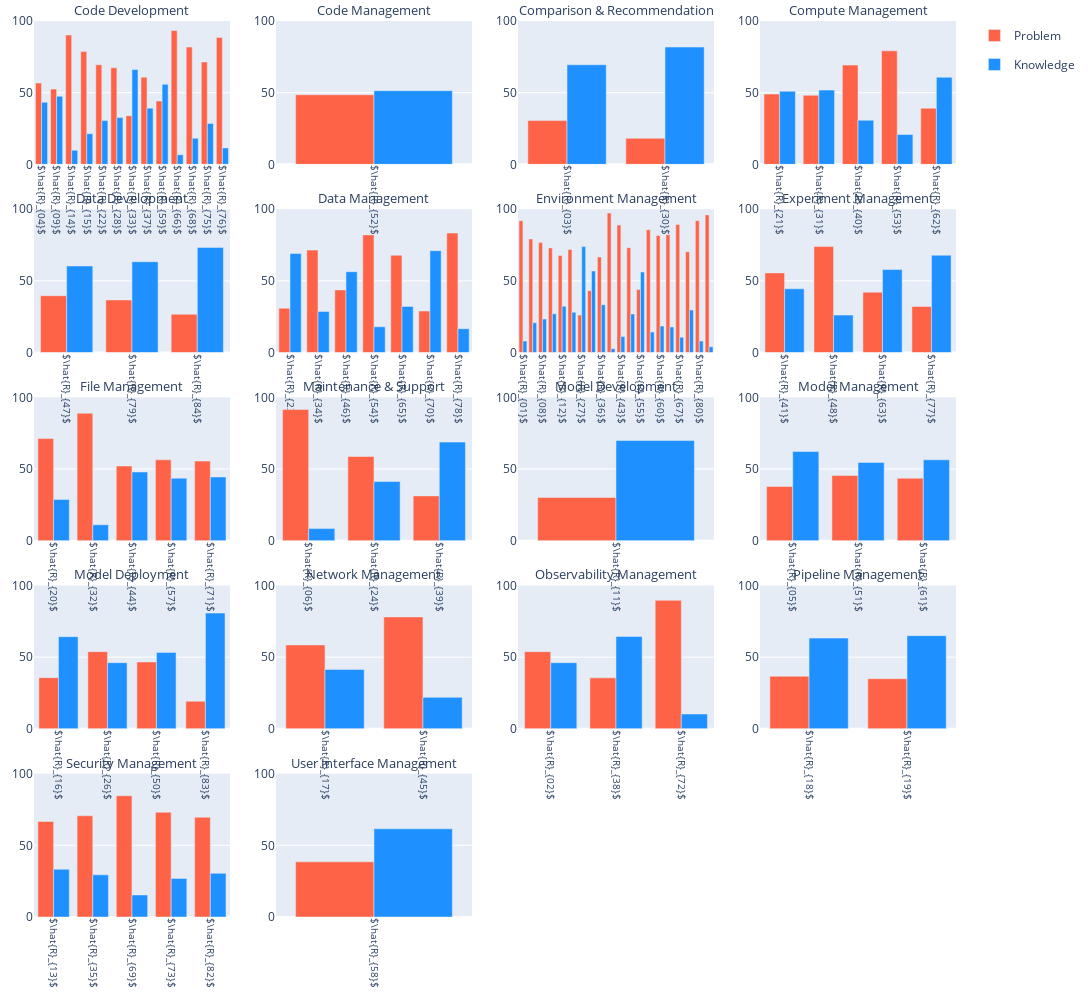

The notebook cell this image was saved under:
### Code cell
df = pd.read_json(os.path.join(path_rq4, 'macro-topics.json'))

color_map = {
    'Problem': 'tomato',
    'Knowledge': 'dodgerblue',
}
rows = 5
cols = 4
fig = make_subplots(rows=rows, cols=cols, horizontal_spacing=0.05, vertical_spacing=0.05, subplot_titles=[macro_topic_indexing[i] for i in sorted(df['Resolution_summary_topic_macro'].unique())])

for macro_name, macro_group in df.groupby('Resolution_summary_topic_macro', sort=True):
    categories = []
    frequency_p = []
    frequency_k = [] 
    
    for name, group in macro_group.groupby('Resolution_summary_topic'):
        name = r'$\hat{R}_{0' + str(name+1) + '}$' if name < 9 else r'$\hat{R}_{' + str(name+1) + '}$'
        categories.append(name)
        frequency_p.append(len(group[group['Challenge_type'] == 'problem'])/len(group)*100)
        frequency_k.append(len(group[group['Challenge_type'] == 'knowledge'])/len(group)*100)
    
    row = macro_name // cols + 1
    col = macro_name % cols + 1
    show_legend = True if macro_name == 0 else False
    
    fig.add_trace(go.Bar(
        name='Problem', 
        x=categories, 
        y=frequency_p, 
        legendgroup='Problem', 
        marker_color=color_map['Problem'],
        showlegend=show_legend
    ), row=row, col=col)
    fig.add_trace(go.Bar(
        name='Knowledge', 
        x=categories, 
        y=frequency_k, 
        legendgroup='Knowledge', 
        marker_color=color_map['Knowledge'],
        showlegend=show_legend
    ), row=row, col=col)
    fig.update_xaxes(
        tickangle=90, 
        tickfont=dict(size=10), 
        row=row, 
        col=col
    )

fig.update_yaxes(range=[0, 100])
fig.update_layout(
    barmode='group',
    width=1200, 
    height=1000,
    margin=go.layout.Margin(
        l=20,  # left margin
        r=20,  # right margin
        b=20,  # bottom margin
        t=20,  # top margin
    )
)
fig.update_annotations(dict(font_size=13))
fig.show()
# fig.write_image(os.path.join(path_rq4, 'Macro-topics group frequency histogram.pdf'))

### Figure 1 — Plotly figure (JSON) as saved in the notebook; plotly's stock layout.template omitted (floating-point values rounded to 4 significant figures)
{"data": [{"legendgroup": "Problem", "marker": {"color": "tomato"}, "name": "Problem", "showlegend": true, "type": "bar", "x": ["$\\hat{R}_{04}$", "$\\hat{R}_{09}$", "$\\hat{R}_{14}$", "$\\hat{R}_{15}$", "$\\hat{R}_{22}$", "$\\hat{R}_{28}$", "$\\hat{R}_{33}$", "$\\hat{R}_{37}$", "$\\hat{R}_{59}$", "$\\hat{R}_{66}$", "$\\hat{R}_{68}$", "$\\hat{R}_{75}$", "$\\hat{R}_{76}$"], "xaxis": "x", "y": [56.7, 52.54, 90.2, 78.67, 69.49, 67.39, 33.9, 60.78, 44.19, 93.33, 81.82, 71.43, 88.57], "yaxis": "y"}, {"legendgroup": "Knowledge", "marker": {"color": "dodgerblue"}, "name": "Knowledge", "showlegend": true, "type": "bar", "x": ["$\\hat{R}_{04}$", "$\\hat{R}_{09}$", "$\\hat{R}_{14}$", "$\\hat{R}_{15}$", "$\\hat{R}_{22}$", "$\\hat{R}_{28}$", "$\\hat{R}_{33}$", "$\\hat{R}_{37}$", "$\\hat{R}_{59}$", "$\\hat{R}_{66}$", "$\\hat{R}_{68}$", "$\\hat{R}_{75}$", "$\\hat{R}_{76}$"], "xaxis": "x", "y": [43.3, 47.46, 9.804, 21.33, 30.51, 32.61, 66.1, 39.22, 55.81, 6.667, 18.18, 28.57, 11.43], "yaxis": "y"}, {"legendgroup": "Problem", "marker": {"color": "tomato"}, "name": "Problem", "showlegend": false, "type": "bar", "x": ["$\\hat{R}_{52}$"], "xaxis": "x2", "y": [48.57], "yaxis": "y2"}, {"legendgroup": "Knowledge", "marker": {"color": "dodgerblue"}, "name": "Knowledge", "showlegend": false, "type": "bar", "x": ["$\\hat{R}_{52}$"], "xaxis": "x2", "y": [51.43], "yaxis": "y2"}, {"legendgroup": "Problem", "marker": {"color": "tomato"}, "name": "Problem", "showlegend": false, "type": "bar", "x": ["$\\hat{R}_{03}$", "$\\hat{R}_{30}$"], "xaxis": "x3", "y": [30.53, 18.18], "yaxis": "y3"}, {"legendgroup": "Knowledge", "marker": {"color": "dodgerblue"}, "name": "Knowledge", "showlegend": false, "type": "bar", "x": ["$\\hat{R}_{03}$", "$\\hat{R}_{30}$"], "xaxis": "x3", "y": [69.47, 81.82], "yaxis": "y3"}, {"legendgroup": "Problem", "marker": {"color": "tomato"}, "name": "Problem", "showlegend": false, "type": "bar", "x": ["$\\hat{R}_{21}$", "$\\hat{R}_{31}$", "$\\hat{R}_{40}$", "$\\hat{R}_{53}$", "$\\hat{R}_{62}$"], "xaxis": "x4", "y": [49.02, 48.21, 69.23, 79.17, 39.22], "yaxis": "y4"}, {"legendgroup": "Knowledge", "marker": {"color": "dodgerblue"}, "name": "Knowledge", "showlegend": false, "type": "bar", "x": ["$\\hat{R}_{21}$", "$\\hat{R}_{31}$", "$\\hat{R}_{40}$", "$\\hat{R}_{53}$", "$\\hat{R}_{62}$"], "xaxis": "x4", "y": [50.98, 51.79, 30.77, 20.83, 60.78], "yaxis": "y4"}, {"legendgroup": "Problem", "marker": {"color": "tomato"}, "name": "Problem", "showlegend": false, "type": "bar", "x": ["$\\hat{R}_{47}$", "$\\hat{R}_{79}$", "$\\hat{R}_{84}$"], "xaxis": "x5", "y": [39.62, 36.67, 26.67], "yaxis": "y5"}, {"legendgroup": "Knowledge", "marker": {"color": "dodgerblue"}, "name": "Knowledge", "showlegend": false, "type": "bar", "x": ["$\\hat{R}_{47}$", "$\\hat{R}_{79}$", "$\\hat{R}_{84}$"], "xaxis": "x5", "y": [60.38, 63.33, 73.33], "yaxis": "y5"}, {"legendgroup": "Problem", "marker": {"color": "tomato"}, "name": "Problem", "showlegend": false, "type": "bar", "x": ["$\\hat{R}_{23}$", "$\\hat{R}_{34}$", "$\\hat{R}_{46}$", "$\\hat{R}_{54}$", "$\\hat{R}_{65}$", "$\\hat{R}_{70}$", "$\\hat{R}_{78}$"], "xaxis": "x6", "y": [30.91, 71.43, 43.64, 82.05, 67.86, 28.95, 83.33], "yaxis": "y6"}, {"legendgroup": "Knowledge", "marker": {"color": "dodgerblue"}, "name": "Knowledge", "showlegend": false, "type": "bar", "x": ["$\\hat{R}_{23}$", "$\\hat{R}_{34}$", "$\\hat{R}_{46}$", "$\\hat{R}_{54}$", "$\\hat{R}_{65}$", "$\\hat{R}_{70}$", "$\\hat{R}_{78}$"], "xaxis": "x6", "y": [69.09, 28.57, 56.36, 17.95, 32.14, 71.05, 16.67], "yaxis": "y6"}, {"legendgroup": "Problem", "marker": {"color": "tomato"}, "name": "Problem", "showlegend": false, "type": "bar", "x": ["$\\hat{R}_{01}$", "$\\hat{R}_{07}$", "$\\hat{R}_{08}$", "$\\hat{R}_{10}$", "$\\hat{R}_{12}$", "$\\hat{R}_{25}$", "$\\hat{R}_{27}$", "$\\hat{R}_{29}$", "$\\hat{R}_{36}$", "$\\hat{R}_{42}$", "$\\hat{R}_{43}$", "$\\hat{R}_{49}$", "$\\hat{R}_{55}$", "$\\hat{R}_{56}$", "$\\hat{R}_{60}$", "$\\hat{R}_{64}$", "$\\hat{R}_{67}$", "$\\hat{R}_{74}$", "$\\hat{R}_{80}$", "$\\hat{R}_{81}$"], "xaxis": "x7", "y": [92, 79.25, 76.67, 72.97, 67.71, 71.88, 26.09, 43.14, 66.67, 97.3, 88.89, 73.13, 43.9, 85.71, 81.58, 82.14, 89.29, 70.37, 92, 96], "yaxis": "y7"}, {"legendgroup": "Knowledge", "marker": {"color": "dodgerblue"}, "name": "Knowledge", "showlegend": false, "type": "bar", "x": ["$\\hat{R}_{01}$", "$\\hat{R}_{07}$", "$\\hat{R}_{08}$", "$\\hat{R}_{10}$", "$\\hat{R}_{12}$", "$\\hat{R}_{25}$", "$\\hat{R}_{27}$", "$\\hat{R}_{29}$", "$\\hat{R}_{36}$", "$\\hat{R}_{42}$", "$\\hat{R}_{43}$", "$\\hat{R}_{49}$", "$\\hat{R}_{55}$", "$\\hat{R}_{56}$", "$\\hat{R}_{60}$", "$\\hat{R}_{64}$", "$\\hat{R}_{67}$", "$\\hat{R}_{74}$", "$\\hat{R}_{80}$", "$\\hat{R}_{81}$"], "xaxis": "x7", "y": [8, 20.75, 23.33, 27.03, 32.29, 28.12, 73.91, 56.86, 33.33, 2.703, 11.11, 26.87, 56.1, 14.29, 18.42, 17.86, 10.71, 29.63, 8, 4], "yaxis": "y7"}, {"legendgroup": "Problem", "marker": {"color": "tomato"}, "name": "Problem", "showlegend": false, "type": "bar", "x": ["$\\hat{R}_{41}$", "$\\hat{R}_{48}$", "$\\hat{R}_{63}$", "$\\hat{R}_{77}$"], "xaxis": "x8", "y": [55.56, 73.91, 42.11, 32.14], "yaxis": "y8"}, {"legendgroup": "Knowledge", "marker": {"color": "dodgerblue"}, "name": "Knowledge", "showlegend": false, "type": "bar", "x": ["$\\hat{R}_{41}$", "$\\hat{R}_{48}$", "$\\hat{R}_{63}$", "$\\hat{R}_{77}$"], "xaxis": "x8", "y": [44.44, 26.09, 57.89, 67.86], "yaxis": "y8"}, {"legendgroup": "Problem", "marker": {"color": "tomato"}, "name": "Problem", "showlegend": false, "type": "bar", "x": ["$\\hat{R}_{20}$", "$\\hat{R}_{32}$", "$\\hat{R}_{44}$", "$\\hat{R}_{57}$", "$\\hat{R}_{71}$"], "xaxis": "x9", "y": [71.25, 88.89, 52.08, 56.41, 55.56], "yaxis": "y9"}, {"legendgroup": "Knowledge", "marker": {"color": "dodgerblue"}, "name": "Knowledge", "showlegend": false, "type": "bar", "x": ["$\\hat{R}_{20}$", "$\\hat{R}_{32}$", "$\\hat{R}_{44}$", "$\\hat{R}_{57}$", "$\\hat{R}_{71}$"], "xaxis": "x9", "y": [28.75, 11.11, 47.92, 43.59, 44.44], "yaxis": "y9"}, {"legendgroup": "Problem", "marker": {"color": "tomato"}, "name": "Problem", "showlegend": false, "type": "bar", "x": ["$\\hat{R}_{06}$", "$\\hat{R}_{24}$", "$\\hat{R}_{39}$"], "xaxis": "x10", "y": [91.59, 58.73, 31.25], "yaxis": "y10"}, {"legendgroup": "Knowledge", "marker": {"color": "dodgerblue"}, "name": "Knowledge", "showlegend": false, "type": "bar", "x": ["$\\hat{R}_{06}$", "$\\hat{R}_{24}$", "$\\hat{R}_{39}$"], "xaxis": "x10", "y": [8.411, 41.27, 68.75], "yaxis": "y10"}, {"legendgroup": "Problem", "marker": {"color": "tomato"}, "name": "Problem", "showlegend": false, "type": "bar", "x": ["$\\hat{R}_{11}$"], "xaxis": "x11", "y": [30.12], "yaxis": "y11"}, {"legendgroup": "Knowledge", "marker": {"color": "dodgerblue"}, "name": "Knowledge", "showlegend": false, "type": "bar", "x": ["$\\hat{R}_{11}$"], "xaxis": "x11", "y": [69.88], "yaxis": "y11"}, {"legendgroup": "Problem", "marker": {"color": "tomato"}, "name": "Problem", "showlegend": false, "type": "bar", "x": ["$\\hat{R}_{05}$", "$\\hat{R}_{51}$", "$\\hat{R}_{61}$"], "xaxis": "x12", "y": [37.84, 45.45, 43.59], "yaxis": "y12"}, {"legendgroup": "Knowledge", "marker": {"color": "dodgerblue"}, "name": "Knowledge", "showlegend": false, "type": "bar", "x": ["$\\hat{R}_{05}$", "$\\hat{R}_{51}$", "$\\hat{R}_{61}$"], "xaxis": "x12", "y": [62.16, 54.55, 56.41], "yaxis": "y12"}, {"legendgroup": "Problem", "marker": {"color": "tomato"}, "name": "Problem", "showlegend": false, "type": "bar", "x": ["$\\hat{R}_{16}$", "$\\hat{R}_{26}$", "$\\hat{R}_{50}$", "$\\hat{R}_{83}$"], "xaxis": "x13", "y": [35.71, 53.85, 46.67, 19.23], "yaxis": "y13"}, {"legendgroup": "Knowledge", "marker": {"color": "dodgerblue"}, "name": "Knowledge", "showlegend": false, "type": "bar", "x": ["$\\hat{R}_{16}$", "$\\hat{R}_{26}$", "$\\hat{R}_{50}$", "$\\hat{R}_{83}$"], "xaxis": "x13", "y": [64.29, 46.15, 53.33, 80.77], "yaxis": "y13"}, {"legendgroup": "Problem", "marker": {"color": "tomato"}, "name": "Problem", "showlegend": false, "type": "bar", "x": ["$\\hat{R}_{17}$", "$\\hat{R}_{45}$"], "xaxis": "x14", "y": [58.54, 78.05], "yaxis": "y14"}, {"legendgroup": "Knowledge", "marker": {"color": "dodgerblue"}, "name": "Knowledge", "showlegend": false, "type": "bar", "x": ["$\\hat{R}_{17}$", "$\\hat{R}_{45}$"], "xaxis": "x14", "y": [41.46, 21.95], "yaxis": "y14"}, {"legendgroup": "Problem", "marker": {"color": "tomato"}, "name": "Problem", "showlegend": false, "type": "bar", "x": ["$\\hat{R}_{02}$", "$\\hat{R}_{38}$", "$\\hat{R}_{72}$"], "xaxis": "x15", "y": [53.85, 35.56, 89.66], "yaxis": "y15"}, {"legendgroup": "Knowledge", "marker": {"color": "dodgerblue"}, "name": "Knowledge", "showlegend": false, "type": "bar", "x": ["$\\hat{R}_{02}$", "$\\hat{R}_{38}$", "$\\hat{R}_{72}$"], "xaxis": "x15", "y": [46.15, 64.44, 10.34], "yaxis": "y15"}, {"legendgroup": "Problem", "marker": {"color": "tomato"}, "name": "Problem", "showlegend": false, "type": "bar", "x": ["$\\hat{R}_{18}$", "$\\hat{R}_{19}$"], "xaxis": "x16", "y": [36.71, 35], "yaxis": "y16"}, {"legendgroup": "Knowledge", "marker": {"color": "dodgerblue"}, "name": "Knowledge", "showlegend": false, "type": "bar", "x": ["$\\hat{R}_{18}$", "$\\hat{R}_{19}$"], "xaxis": "x16", "y": [63.29, 65], "yaxis": "y16"}, {"legendgroup": "Problem", "marker": {"color": "tomato"}, "name": "Problem", "showlegend": false, "type": "bar", "x": ["$\\hat{R}_{13}$", "$\\hat{R}_{35}$", "$\\hat{R}_{69}$", "$\\hat{R}_{73}$", "$\\hat{R}_{82}$"], "xaxis": "x17", "y": [66.67, 70.59, 84.62, 73.08, 69.57], "yaxis": "y17"}, {"legendgroup": "Knowledge", "marker": {"color": "dodgerblue"}, "name": "Knowledge", "showlegend": false, "type": "bar", "x": ["$\\hat{R}_{13}$", "$\\hat{R}_{35}$", "$\\hat{R}_{69}$", "$\\hat{R}_{73}$", "$\\hat{R}_{82}$"], "xaxis": "x17", "y": [33.33, 29.41, 15.38, 26.92, 30.43], "yaxis": "y17"}, {"legendgroup": "Problem", "marker": {"color": "tomato"}, "name": "Problem", "showlegend": false, "type": "bar", "x": ["$\\hat{R}_{58}$"], "xaxis": "x18", "y": [38.46], "yaxis": "y18"}, {"legendgroup": "Knowledge", "marker": {"color": "dodgerblue"}, "name": "Knowledge", "showlegend": false, "type": "bar", "x": ["$\\hat{R}_{58}$"], "xaxis": "x18", "y": [61.54], "yaxis": "y18"}], "layout": {"annotations": [{"font": {"size": 13}, "showarrow": false, "text": "Code Development", "x": 0.1062, "xanchor": "center", "xref": "paper", "y": 1, "yanchor": "bottom", "yref": "paper"}, {"font": {"size": 13}, "showarrow": false, "text": "Code Management", "x": 0.3688, "xanchor": "center", "xref": "paper", "y": 1, "yanchor": "bottom", "yref": "paper"}, {"font": {"size": 13}, "showarrow": false, "text": "Comparison & Recommendation", "x": 0.6313, "xanchor": "center", "xref": "paper", "y": 1, "yanchor": "bottom", "yref": "paper"}, {"font": {"size": 13}, "showarrow": false, "text": "Compute Management", "x": 0.8938, "xanchor": "center", "xref": "paper", "y": 1, "yanchor": "bottom", "yref": "paper"}, {"font": {"size": 13}, "showarrow": false, "text": "Data Development", "x": 0.1062, "xanchor": "center", "xref": "paper", "y": 0.79, "yanchor": "bottom", "yref": "paper"}, {"font": {"size": 13}, "showarrow": false, "text": "Data Management", "x": 0.3688, "xanchor": "center", "xref": "paper", "y": 0.79, "yanchor": "bottom", "yref": "paper"}, {"font": {"size": 13}, "showarrow": false, "text": "Environment Management", "x": 0.6313, "xanchor": "center", "xref": "paper", "y": 0.79, "yanchor": "bottom", "yref": "paper"}, {"font": {"size": 13}, "showarrow": false, "text": "Experiment Management", "x": 0.8938, "xanchor": "center", "xref": "paper", "y": 0.79, "yanchor": "bottom", "yref": "paper"}, {"font": {"size": 13}, "showarrow": false, "text": "File Management", "x": 0.1062, "xanchor": "center", "xref": "paper", "y": 0.58, "yanchor": "bottom", "yref": "paper"}, {"font": {"size": 13}, "showarrow": false, "text": "Maintenance & Support", "x": 0.3688, "xanchor": "center", "xref": "paper", "y": 0.58, "yanchor": "bottom", "yref": "paper"}, {"font": {"size": 13}, "showarrow": false, "text": "Model Development", "x": 0.6313, "xanchor": "center", "xref": "paper", "y": 0.58, "yanchor": "bottom", "yref": "paper"}, {"font": {"size": 13}, "showarrow": false, "text": "Model Management", "x": 0.8938, "xanchor": "center", "xref": "paper", "y": 0.58, "yanchor": "bottom", "yref": "paper"}, {"font": {"size": 13}, "showarrow": false, "text": "Model Deployment", "x": 0.1062, "xanchor": "center", "xref": "paper", "y": 0.37, "yanchor": "bottom", "yref": "paper"}, {"font": {"size": 13}, "showarrow": false, "text": "Network Management", "x": 0.3688, "xanchor": "center", "xref": "paper", "y": 0.37, "yanchor": "bottom", "yref": "paper"}, {"font": {"size": 13}, "showarrow": false, "text": "Observability Management", "x": 0.6313, "xanchor": "center", "xref": "paper", "y": 0.37, "yanchor": "bottom", "yref": "paper"}, {"font": {"size": 13}, "showarrow": false, "text": "Pipeline Management", "x": 0.8938, "xanchor": "center", "xref": "paper", "y": 0.37, "yanchor": "bottom", "yref": "paper"}, {"font": {"size": 13}, "showarrow": false, "text": "Security Management", "x": 0.1062, "xanchor": "center", "xref": "paper", "y": 0.16, "yanchor": "bottom", "yref": "paper"}, {"font": {"size": 13}, "showarrow": false, "text": "User Interface Management", "x": 0.3688, "xanchor": "center", "xref": "paper", "y": 0.16, "yanchor": "bottom", "yref": "paper"}], "barmode": "group", "height": 1000, "margin": {"b": 20, "l": 20, "r": 20, "t": 20}, "width": 1200, "xaxis": {"anchor": "y", "domain": [0, 0.2125], "tickangle": 90, "tickfont": {"size": 10}}, "xaxis10": {"anchor": "y10", "domain": [0.2625, 0.475], "tickangle": 90, "tickfont": {"size": 10}}, "xaxis11": {"anchor": "y11", "domain": [0.525, 0.7375], "tickangle": 90, "tickfont": {"size": 10}}, "xaxis12": {"anchor": "y12", "domain": [0.7875, 1], "tickangle": 90, "tickfont": {"size": 10}}, "xaxis13": {"anchor": "y13", "domain": [0, 0.2125], "tickangle": 90, "tickfont": {"size": 10}}, "xaxis14": {"anchor": "y14", "domain": [0.2625, 0.475], "tickangle": 90, "tickfont": {"size": 10}}, "xaxis15": {"anchor": "y15", "domain": [0.525, 0.7375], "tickangle": 90, "tickfont": {"size": 10}}, "xaxis16": {"anchor": "y16", "domain": [0.7875, 1], "tickangle": 90, "tickfont": {"size": 10}}, "xaxis17": {"anchor": "y17", "domain": [0, 0.2125], "tickangle": 90, "tickfont": {"size": 10}}, "xaxis18": {"anchor": "y18", "domain": [0.2625, 0.475], "tickangle": 90, "tickfont": {"size": 10}}, "xaxis19": {"anchor": "y19", "domain": [0.525, 0.7375]}, "xaxis2": {"anchor": "y2", "domain": [0.2625, 0.475], "tickangle": 90, "tickfont": {"size": 10}}, "xaxis20": {"anchor": "y20", "domain": [0.7875, 1]}, "xaxis3": {"anchor": "y3", "domain": [0.525, 0.7375], "tickangle": 90, "tickfont": {"size": 10}}, "xaxis4": {"anchor": "y4", "domain": [0.7875, 1], "tickangle": 90, "tickfont": {"size": 10}}, "xaxis5": {"anchor": "y5", "domain": [0, 0.2125], "tickangle": 90, "tickfont": {"size": 10}}, "xaxis6": {"anchor": "y6", "domain": [0.2625, 0.475], "tickangle": 90, "tickfont": {"size": 10}}, "xaxis7": {"anchor": "y7", "domain": [0.525, 0.7375], "tickangle": 90, "tickfont": {"size": 10}}, "xaxis8": {"anchor": "y8", "domain": [0.7875, 1], "tickangle": 90, "tickfont": {"size": 10}}, "xaxis9": {"anchor": "y9", "domain": [0, 0.2125], "tickangle": 90, "tickfont": {"size": 10}}, "yaxis": {"anchor": "x", "domain": [0.84, 1], "range": [0, 100]}, "yaxis10": {"anchor": "x10", "domain": [0.42, 0.58], "range": [0, 100]}, "yaxis11": {"anchor": "x11", "domain": [0.42, 0.58], "range": [0, 100]}, "yaxis12": {"anchor": "x12", "domain": [0.42, 0.58], "range": [0, 100]}, "yaxis13": {"anchor": "x13", "domain": [0.21, 0.37], "range": [0, 100]}, "yaxis14": {"anchor": "x14", "domain": [0.21, 0.37], "range": [0, 100]}, "yaxis15": {"anchor": "x15", "domain": [0.21, 0.37], "range": [0, 100]}, "yaxis16": {"anchor": "x16", "domain": [0.21, 0.37], "range": [0, 100]}, "yaxis17": {"anchor": "x17", "domain": [0, 0.16], "range": [0, 100]}, "yaxis18": {"anchor": "x18", "domain": [0, 0.16], "range": [0, 100]}, "yaxis19": {"anchor": "x19", "domain": [0, 0.16], "range": [0, 100]}, "yaxis2": {"anchor": "x2", "domain": [0.84, 1], "range": [0, 100]}, "yaxis20": {"anchor": "x20", "domain": [0, 0.16], "range": [0, 100]}, "yaxis3": {"anchor": "x3", "domain": [0.84, 1], "range": [0, 100]}, "yaxis4": {"anchor": "x4", "domain": [0.84, 1], "range": [0, 100]}, "yaxis5": {"anchor": "x5", "domain": [0.63, 0.79], "range": [0, 100]}, "yaxis6": {"anchor": "x6", "domain": [0.63, 0.79], "range": [0, 100]}, "yaxis7": {"anchor": "x7", "domain": [0.63, 0.79], "range": [0, 100]}, "yaxis8": {"anchor": "x8", "domain": [0.63, 0.79], "range": [0, 100]}, "yaxis9": {"anchor": "x9", "domain": [0.42, 0.58], "range": [0, 100]}}}
